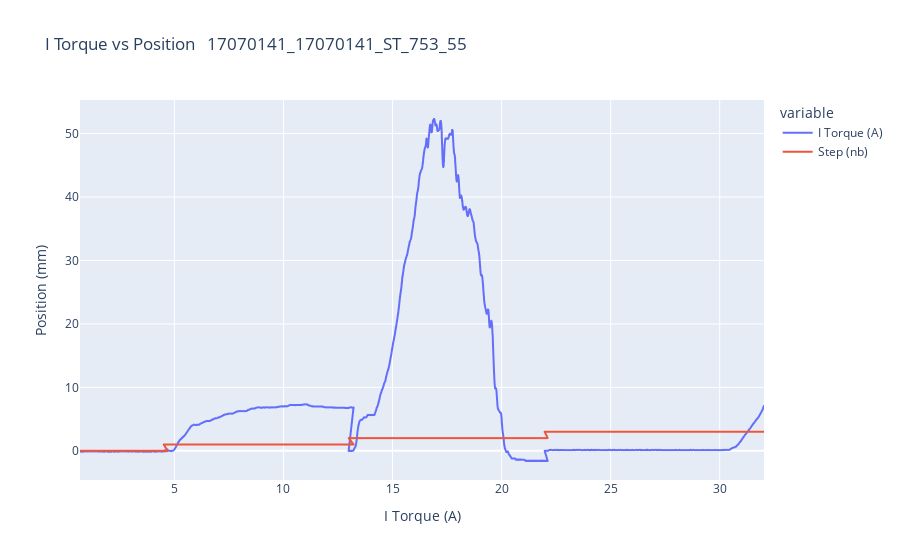

The notebook cell this image was saved under:
### Code cell
df = xls2df(file_path)
sns.lineplot(data=df, x='Position (mm)', y='I Torque (A)')
plt.ylabel('I Torque (A)')
plt.xlabel('Position (mm)')
plt.title(f'I Torque vs Position \n {file_path.stem}')
plt.axvline(x=kp[0], color='r', linestyle='--', label='KP1')
plt.axvline(x=kp[1], color='g', linestyle='--', label='KP2')
plt.axvline(x=kp[2], color='b', linestyle='--', label='KP3')
plt.legend()
plt.grid()
plt.show()

analyse_plotly("../test_data/MDB/17070141_17070141_ST_753_55.xls")

### Figure 1 — Plotly figure (JSON) as saved in the notebook; plotly's stock layout.template omitted (floating-point values rounded to 4 significant figures; data arrays with more than 128 entries replaced by an {"elided": "..."} marker saying what was removed)
{"data": [{"hovertemplate": "variable=I Torque (A)<br>Position (mm)=%{x}<br>value=%{y}<extra></extra>", "legendgroup": "I Torque (A)", "line": {"color": "#636efa", "dash": "solid"}, "marker": {"symbol": "circle"}, "mode": "lines", "name": "I Torque (A)", "showlegend": true, "type": "scattergl", "x": {"elided": "2039 float values"}, "xaxis": "x", "y": {"elided": "2039 float values"}, "yaxis": "y"}, {"hovertemplate": "variable=Step (nb)<br>Position (mm)=%{x}<br>value=%{y}<extra></extra>", "legendgroup": "Step (nb)", "line": {"color": "#EF553B", "dash": "solid"}, "marker": {"symbol": "circle"}, "mode": "lines", "name": "Step (nb)", "showlegend": true, "type": "scattergl", "x": {"elided": "2039 float values"}, "xaxis": "x", "y": {"elided": "2039 float values"}, "yaxis": "y"}], "layout": {"legend": {"title": {"text": "variable"}, "tracegroupgap": 0}, "title": {"text": "I Torque vs Position \n 17070141_17070141_ST_753_55"}, "xaxis": {"anchor": "y", "domain": [0, 1], "title": {"text": "I Torque (A)"}}, "yaxis": {"anchor": "x", "domain": [0, 1], "title": {"text": "Position (mm)"}}}}
